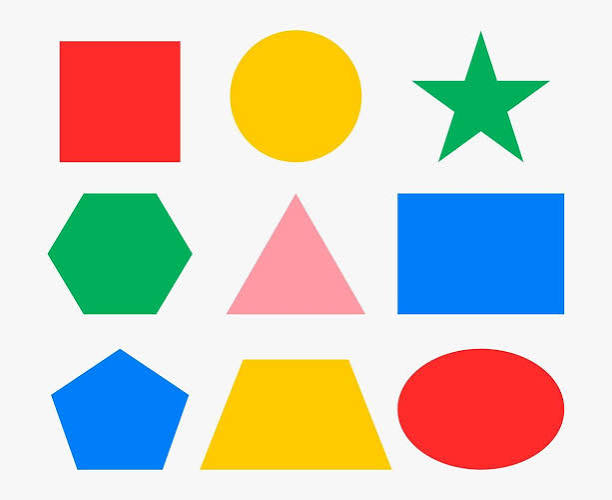
#> input picture photo.jpg, 612 x 500 px
$ python shapeEdges.py
#> lines starting #> are read from the running program, lines starting #| are printed output that depends on the picture; after the words box and inside, x2 and y2 are one past the last pixel; in counts of white or black regions, pixels touching at a corner belong together
import cv2

img = cv2.imread("photo.jpg")
#> img is the input picture: shape (500, 612, 3); mean B, G, R 190.5, 202.5, 207.7
gray = cv2.cvtColor(img, cv2.COLOR_BGR2GRAY)
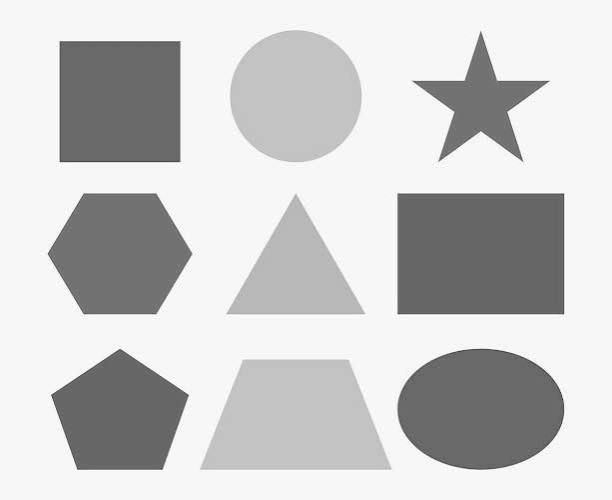
#> gray: shape (500, 612); min 42, max 255, mean 202.7
edges = cv2.Canny(gray, 50, 150)
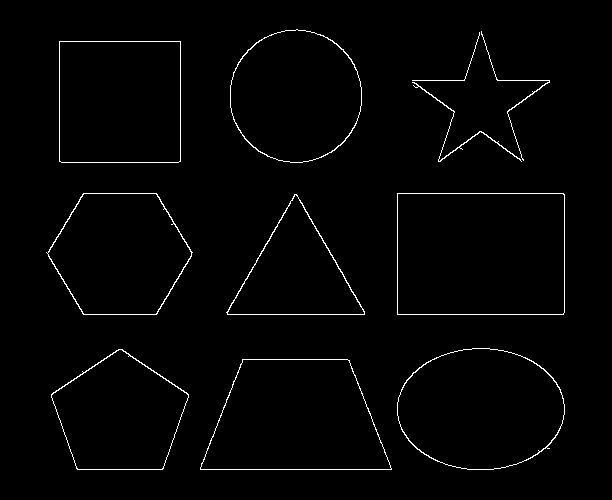
#> edges: shape (500, 612); 1.5% white in thin lines or dots, all inside (x1, y1, x2, y2) = (46, 29, 565, 470)

contours, _ = cv2.findContours(edges, cv2.RETR_EXTERNAL, cv2.CHAIN_APPROX_SIMPLE)
#> contours = 11 contours, 1 with area under 20; largest, box (x1, y1, x2, y2) and area: (397, 193, 565, 315) 20205, (200, 359, 392, 470) 16378, (397, 348, 565, 470) 15938, (59, 41, 181, 163) 14638, (230, 29, 362, 163) 13709

for c in contours:
    if cv2.contourArea(c) < 500:
        continue

    approx = cv2.approxPolyDP(c, 0.02 * cv2.arcLength(c, True), True)
    sides = len(approx)

    if sides == 3:
        shape = "Triangle"
    elif sides == 4:
        shape = "Rectangle"
    elif sides == 5:
        shape = "Pentagon"
    else:
        shape = "Circle"

    print(shape, "-", sides, "sides")

    x, y = approx[0][0]
    cv2.putText(img, shape, (x, y), cv2.FONT_HERSHEY_SIMPLEX, 0.6, (0, 0, 255), 2)
    cv2.drawContours(img, [approx], -1, (0, 255, 0), 2)
#> this loop made 11 passes
#> (approx, sides, shape, x, y) on passes 1, 4, 5, 8: ([[200, 467], [391, 469], [347, 359], [242, 359]], 4, 'Rectangle', 200, 467), ([[294, 194], [227, 314], [364, 314]], 3, 'Triangle', 294, 194), ([[397, 193], [397, 314], [563, 314], [563, 193]], 4, 'Rectangle', 397, 193), ([[59, 41], [59, 161], [180, 161], [180, 41]], 4, 'Rectangle', 59, 41)
#> (sides, shape, x, y) on passes 2, 3, 6, 11: (5, 'Pentagon', 51, 394), (8, 'Circle', 398, 397), (6, 'Circle', 83, 193), (8, 'Circle', 297, 29)
#| Rectangle - 4 sides
#| Pentagon - 5 sides
#| Circle - 8 sides
#| Triangle - 3 sides
#| Rectangle - 4 sides
#| Circle - 6 sides
#| Rectangle - 4 sides
#| Circle - 8 sides
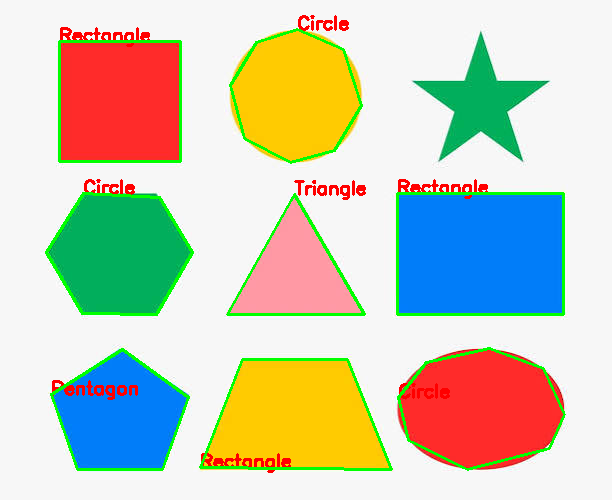
#> img: shape (500, 612, 3); 4.86% of pixels changed, all inside (x1, y1, x2, y2) = (45, 15, 566, 473)

cv2.imshow("Result", img)
cv2.waitKey(0)
